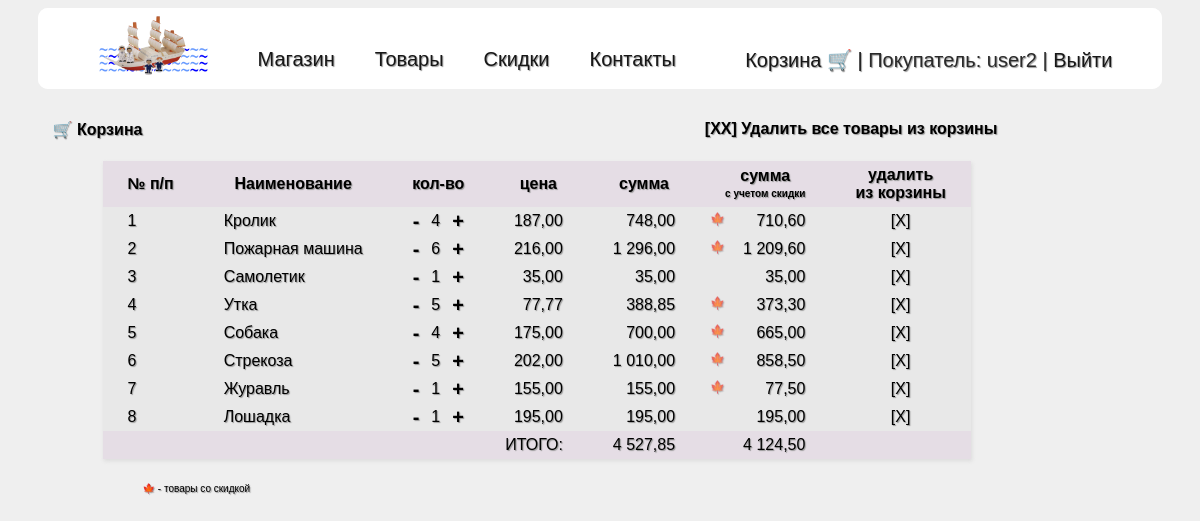
/cart-view/ (signed in), run on the app's committed database.
### goods/models.py (models this page shows, shortened)
class Order(models.Model):
    client_id = models.ForeignKey(User, on_delete=models.PROTECT)
    good_id = models.ForeignKey('Goods', on_delete=models.PROTECT, default=1)
    price = models.FloatField(null=True, blank=True)
    count = models.PositiveSmallIntegerField(default=0)
    created = models.DateTimeField(auto_now_add=True)
    paid = models.DateTimeField(default=None, null=True, blank=True)
    def line_total(self):
        return round(self.count * self.price, 2)

class Goods(models.Model):
    STATUS_CHOICES = (
        ('published', 'Published'),
        ('unpublished', 'Unpublished')
    )
    title = models.CharField(max_length=250)
    slug = models.SlugField(max_length=250)
    description = models.TextField()
    picture = models.ImageField(upload_to='goods/images')
    publish = models.DateTimeField(default=timezone.now)
    created = models.DateTimeField(auto_now_add=True)
    updated = models.DateTimeField(auto_now=True)
    status = models.CharField(max_length=11, choices=STATUS_CHOICES, default='published')
    category = models.ForeignKey('GoodsCategories', on_delete=models.PROTECT)
    current_price = models.FloatField()
    favorites_statuses = models.ManyToManyField(User, through="FavoritesStatuses", blank=True)
    compare_statuses = models.ManyToManyField(User, through="CompareStatuses", blank=True,
                                              related_name='compare_goods_set')
    ordered = models.ManyToManyField(User, through="Order", blank=True,
                                     related_name='orders_set')
    def __str__(self):
        return self.title

### goods/views.py (the view)
# urls.py: path("cart-view/", cart_view, name="cart_view"),
@login_required(login_url="/login")
def cart_view(request):
    cart = Order.objects.filter(client_id=request.user)
    order_sum = 0
    order_with_discount_sum = 0
    for order in cart:
        order_sum += order.price * order.count
        order.with_discount_total = check_for_discount(order)
        order_with_discount_sum += order.with_discount_total
    context = {
        "cart": cart,
        "order_sum": order_sum,
        "order_with_discount_sum": order_with_discount_sum,
    }
    return render(request, 'goods/cart-view.html', context)

### goods/models.py (called while the page is built)
    def __str__(self):
        return self.title

### goods/templates/goods/cart-view.html
{% extends 'seller/base.html' %}
{% load static %}
{% load humanize %}
{% load i18n %}
{% block content %}
<h4 class="info_string">
    <p>🛒 Корзина</p>
    <a class="cart_link" href="{% url 'clear_order' %}"> [XX] Удалить все товары из корзины</a>
</h4>
<table class="table cart-view">
    <thead>
    <tr>
        <th>№ п/п</th>
        <th>Наименование</th>
        <th colspan="3" class="row_count">кол-во</th>
        <th>цена</th>
        <th>сумма</th>
        <th class="line-height-1">сумма <br><span class="txt10px">с учетом скидки</span></th>
        <th>удалить<br>из корзины</th>
    <tbody>
    {% for row in cart %}
    <tr class="cart-table-row">
        <td>{{ row.good_id }}</td>
        <td class="subsract_good"><a href="{% url 'substract_count' row.good_id.pk %}">-</a></td>
        <td class="row_count">{{ row.count }}</td>
        <td class="add_good"><a href="{% url 'add_count' row.good_id.pk %}">+</a></td>
        <td class="digit">{% language 'ru' %}{{ row.price|floatformat:'2' }}</td>
        <td class="digit">{{ row.line_total|floatformat:'2' }}</td>
        <td class="digit leaf">
            <span class="has-discount" title="товар со скидкой">{% if row.line_total > row.with_discount_total %}🍁{% endif %}</span>
            {{ row.with_discount_total|floatformat:'2' }}{% endlanguage %}
        </td>
        <td class="delete-order-row"><a href="{% url 'delete_order_row' row.good_id.pk %}">[X]</a></td>
    </tr>
    {% endfor %}
    <tfoot>
    <tr>
        <td colspan="6" style="text-align:right">ИТОГО:</td>
        <td class="digit">{{ order_sum|intcomma }}</td>
        <td class="digit">{% language 'ru' %} {{ order_with_discount_sum|floatformat:'2' }} {% endlanguage %}</td>
        <td></td>
    </tr>
</table>
<p class="footnote txt10px">🍁 - товары со скидкой</p>
{% endblock %}

### seller/templates/seller/base.html (shortened to what this page needs)
<!DOCTYPE html>
{% load static %}
<html lang="en">
<head>
    <link rel="stylesheet" href="{% static 'css/style.css' %}">
</head>
<body>
<div class="container">
    <div class="menu">
        <div class="wrap">
            <ul class="menu">
                <li><a href="{% url 'home' %}"><img class="logo" src="{% static 'seller/logo.png' %}" alt="logo"></a>
                </li>
                <li class="text"><a href="{% url 'home' %}">Магазин</a></li>
                <li class="text"><a href="{% url 'goods' %}">Товары</a></li>
                <li class="text"><a href="{% url 'discounts' %}">Скидки</a></li>
                <li class="text"><a href="{% url 'contacts' %}">Контакты</a></li>
                {% if request.user.is_authenticated %}
                {% if user.is_staff %}
                <li class="text last">Сотрудник: {{ user.username }} | <a href="{% url 'logout' %}">Выйти</a></li>
                {% else %}
                <li class="text last"><a href="{% url 'cart_view' %}">Корзина 🛒 |</a>  Покупатель: {{ user.username }} | <a href="{% url 'logout' %}">Выйти</a></li>
                {% endif %}
                {% else %}
                <li class="text last"><a href="{% url 'register' %}">Регистрация</a> | <a href="{% url 'login' %}">Авторизация</a>
                </li>
                {% endif %}
            </ul>
        </div>
    </div>
    <div class="content">
        <div class="wrap">
            {% block content %}
            {% endblock %}
        </div>
    </div>
</div>
</body>
</html>

### seller/static/css/style.css (style rules this page uses)
p, h2, h3, h5 { margin: 0; padding: 0; }
a { all: unset; cursor: pointer; }
body { background-color: rgb(239, 239, 239); text-shadow: 1px 1px 1px rgb(150, 150, 150); font-family: "Lucida Sans", "Lucida Sans Regular", "Lucida Grande", "Lucida Sans Unicode", Geneva, Verdana, sans-serif; }
.content { padding: 5px 15px; }
.menu .wrap { list-style: none; }
.menu { background: #fff; border-radius: 10px; width: 100%; margin: 5px auto; box-sizing: border-box; }
ul { list-style: none; }
ul.menu { margin: 0; padding: 0; color: #2a2a2a; font-size: 20px; overflow: hidden; }
ul.menu li { float: left; margin: 0 10px 0px 30px; padding-top: 5px; }
ul.menu li.last { float: right; padding-right: 40px; }
ul.menu li a { color: #171717; text-decoration: none; }
.logo { max-width: 120px; }
ul.menu img.logo { margin: 0px auto 2px 30px; padding-top: 0; }
ul.menu li.text { margin-top: 35px; }
.container { margin: 0 auto; max-width: 95%; min-height: 960px; }
a { text-decoration: none; }
.last { float: right; margin-right: 20px; }
.cart_link { margin-right: 150px; }
.info_string { display: flex; justify-content: space-between; }
.table { border-collapse: collapse; counter-reset: row_counter; }
.table.cart-view { margin-left: 50px; margin-top: 20px; box-shadow: 1px 2px 4px 0.2px rgba(140, 140, 140, 0.2); background: rgb(232, 232, 232); }
.table tbody tr { counter-increment: row_counter; }
.table td, .table thead th, .table tbody tr:before { padding: 5px 25px; border: none; }
.table tbody tr:before { display: table-cell; vertical-align: middle; }
.table tbody tr:before, .table thead th, .table b:after { content: counter(row_counter); }
.table tbody .subsract_good { padding-right: 10px; text-align: right; }
.table tbody .add_good { padding-left: 10px; text-align: left; }
.table tbody .add_good, .table tbody .subsract_good { font-weight: 800; font-size: 20px; line-height: 0; }
.table tbody .row_count, .table thead .row_count { padding: 5px 2px; text-align: center; }
.delete-order-row { text-align: center; }
.txt10px { font-size: 10px; line-height: 0; }
th.line-height-1 { line-height: 1; }
td.digit { text-align: right; }
td.digit.leaf { position: relative; }
.has-discount { position: absolute; left: 10px; font-size: 12px; opacity: 0.7; }
.footnote { margin-left: 90px; margin-top: 30px; }
thead, tfoot { background: rgb(229, 221, 229); }

### data on the page
Order: good_id "Кролик", count "4", price "187,00", line_total "748,00", with_discount_total "710,60"
Order: good_id "Пожарная машина", count "6", price "216,00", line_total "1 296,00", with_discount_total "1 209,60"
Order: good_id "Самолетик", count "1", price "35,00", line_total "35,00", with_discount_total "35,00"
Order: good_id "Утка", count "5", price "77,77", line_total "388,85", with_discount_total "373,30"
Order: good_id "Собака", count "4", price "175,00", line_total "700,00", with_discount_total "665,00"
Order: good_id "Стрекоза", count "5", price "202,00", line_total "1 010,00", with_discount_total "858,50"
Order: good_id "Журавль", count "1", price "155,00", line_total "155,00", with_discount_total "77,50"
Order: good_id "Лошадка", count "1", price "195,00", line_total "195,00", with_discount_total "195,00"

### other printed values
{{ user.username }} "user2"
{{ order_sum|intcomma }} "4 527,85"
{{ order_with_discount_sum|floatformat:'2' }} "4 124,50"
